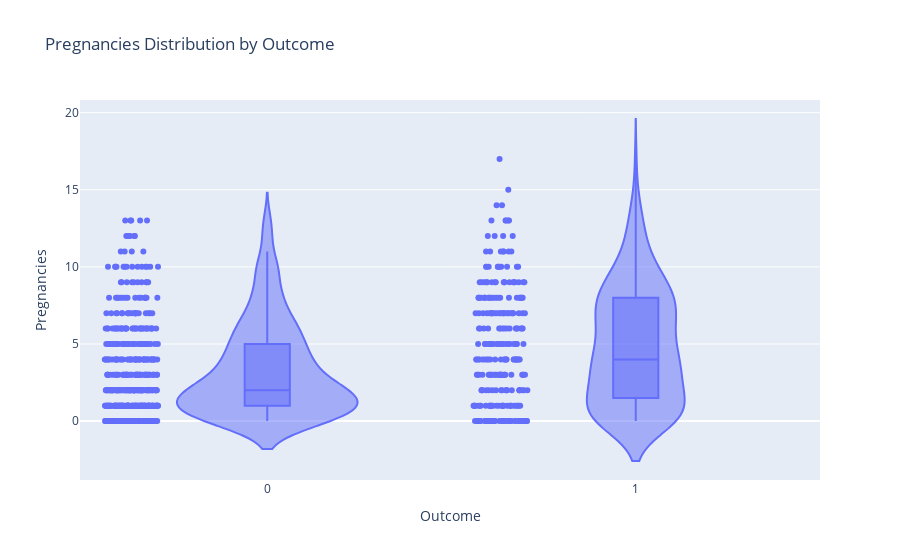

The code cell stored with this chart in its notebook:
### Code cell
fig = px.violin(df, x='Outcome', y='Pregnancies', box=True, points="all", title="Pregnancies Distribution by Outcome")
fig.show()

### Figure 1 — Plotly figure (JSON) as saved in the notebook; plotly's stock layout.template omitted (floating-point values rounded to 4 significant figures; data arrays with more than 128 entries replaced by an {"elided": "..."} marker saying what was removed)
{"data": [{"alignmentgroup": "True", "box": {"visible": true}, "hovertemplate": "Outcome=%{x}<br>Pregnancies=%{y}<extra></extra>", "legendgroup": "", "marker": {"color": "#636efa"}, "name": "", "offsetgroup": "", "orientation": "v", "points": "all", "scalegroup": "True", "showlegend": false, "type": "violin", "x": {"elided": "768 int values"}, "x0": " ", "xaxis": "x", "y": {"elided": "768 int values"}, "y0": " ", "yaxis": "y"}], "layout": {"legend": {"tracegroupgap": 0}, "title": {"text": "Pregnancies Distribution by Outcome"}, "violinmode": "group", "xaxis": {"anchor": "y", "domain": [0, 1], "title": {"text": "Outcome"}}, "yaxis": {"anchor": "x", "domain": [0, 1], "title": {"text": "Pregnancies"}}}}
